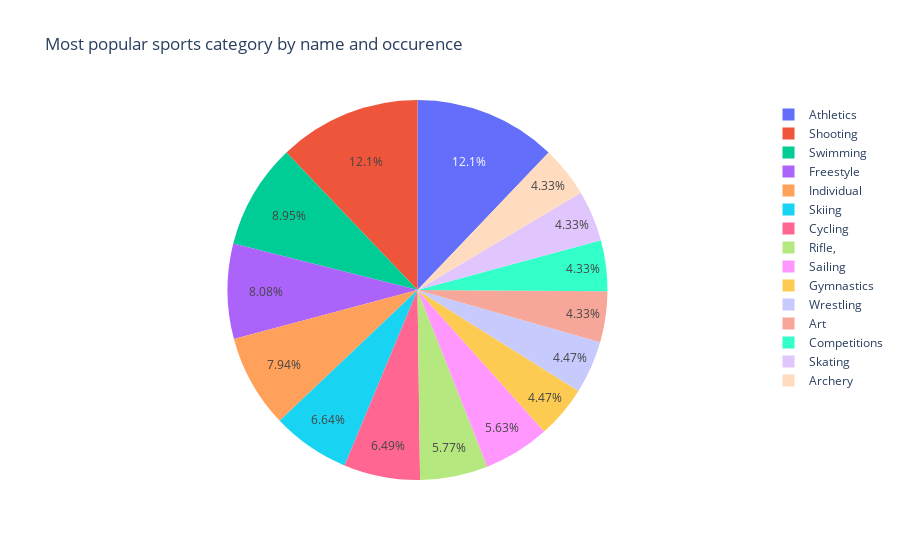

Notebook cell for this chart:
### Code cell
import plotly.express as px

a = word_series.head(15) # 10 most common words
df = pd.DataFrame(a)
fig = px.pie(df, values=0, names=a.index, title="Most popular sports category by name and occurence")

fig.show()

### Figure 1 — Plotly figure (JSON) as saved in the notebook; plotly's stock layout.template omitted (floating-point values rounded to 4 significant figures)
{"data": [{"domain": {"x": [0, 1], "y": [0, 1]}, "hovertemplate": "index=%{label}<br>0=%{value}<extra></extra>", "labels": ["Athletics", "Shooting", "Swimming", "Freestyle", "Individual", "Skiing", "Cycling", "Rifle,", "Sailing", "Gymnastics", "Wrestling", "Art", "Competitions", "Skating", "Archery"], "legendgroup": "", "name": "", "showlegend": true, "type": "pie", "values": [84, 84, 62, 56, 55, 46, 45, 40, 39, 31, 31, 30, 30, 30, 30]}], "layout": {"legend": {"tracegroupgap": 0}, "title": {"text": "Most popular sports category by name and occurence"}}}
